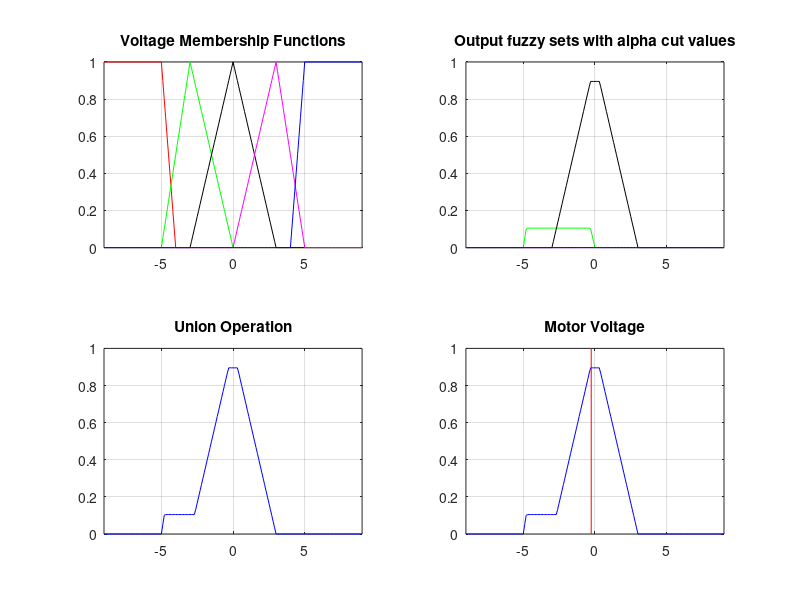

Reproduce this figure in MATLAB.
% 3 Membership Function Fuzzy
% FAMMOTOR
% figure 10 

clear all; close all; clc
load FM_MOTOR
%Initial Conditions
x1o=-3;
x2o=-700;
x1o=x1o*pi/180;
x2o=x2o*pi/180;

%Fuzzyfication
x1_EANI=interp1(x1,x1_EAN,x1o);
x1_NI=interp1(x1,x1_N,x1o);
x1_EAPI=interp1(x1,x1_EAP,x1o);

x2_VANI=interp1(x2,x2_VAN,x2o);
x2_NI=interp1(x2,x2_N,x2o);
x2_VAPI=interp1(x2,x2_VAP,x2o);

[x1_EANI x1_NI x1_EAPI];
[x2_VANI x2_NI x2_VAPI];

%Fuzzy Rules
r1=min(x1_EANI,x2_VANI);
r2=min(x1_NI,x2_VANI);
r3=min(x1_EAPI,x2_VANI);

r4=min(x1_EANI,x2_NI);
r5=min(x1_NI,x2_NI);
r6=min(x1_EAPI,x2_NI);

r7=min(x1_EANI,x2_VAPI);
r8=min(x1_NI,x2_VAPI);
r9=min(x1_EAPI,x2_VAPI);

%FAM
FAM=[r1 r2 r3;
    r4 r5 r6;
    r7 r8 r9]

% mu_AN=[r1];
% mu_BN=[r2 r4];
% mu_P=[r3 r5 r7];
% mu_BP=[r6 r8];
% mu_AP=[r9];

mu_AN=[0];
mu_BN=[r1 r2 r3 r4];
mu_P=[r5];
mu_BP=[r6 r7 r8 r9];
mu_AP=[0];

%Union
mu_AN=max(mu_AN);
mu_BN=max(mu_BN);
mu_P=max(mu_P);
mu_BP=max(mu_BP);
mu_AP=max(mu_AP);

%ALFA CUT
mu_AN=mu_AN*ones(size(mu_AN));
mu_BN=mu_BN*ones(size(mu_BN));
mu_P=mu_P*ones(size(mu_P));
mu_BP=mu_BP*ones(size(mu_BP));
mu_AP=mu_AP*ones(size(mu_AP));
figure(1)
subplot(221)
plot(u,u_AN,'r',u,u_BN,'g',u,u_P,'k',u,u_BP,'m',u,u_AP,'b'...
    ,u,mu_AN,'r--',u,mu_BN,'g--',u,mu_P,'k--',u,mu_BP,'m--',u,mu_AP,'b--')
title('Voltage Membership Functions')
grid on; axis([-9 9 0 1]);
%Aplicamos la interseccion
mu_AN=min(mu_AN,u_AN);
mu_BN=min(mu_BN,u_BN);
mu_P=min(mu_P,u_P);
mu_BP=min(mu_BP,u_BP);
mu_AP=min(mu_AP,u_AP);
subplot(222)
plot(u,mu_AN,'r:',u,mu_BN,'g',u,mu_P,'k',u,mu_BP,'m',u,mu_AP,'b')
title('Output fuzzy sets with alpha cut values')
grid on; axis([-9 9 0 1]);

%aplicamos union
muZ=max([mu_AN;mu_BN;mu_P;mu_BP;mu_AP])
subplot(223)
plot(u,muZ,'b')
grid on; axis([-9 9 0 1]);
title('Union Operation')
%Desfuzzyficacion
Z=defuzz(u,muZ,'centroid')
subplot(224)
plot(u,muZ,'b',[Z Z],[0 1],'r')
grid on; axis([-9 9 0 1]);
title('Motor Voltage')
%mu_P=min(mu_p,u_p);

